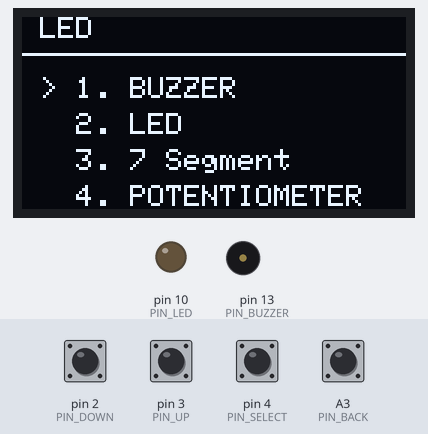
Bench run of a sketch on a simulated Arduino Uno, built with avr-gcc and run on an emulated ATmega328P. Shown: 128×64 one-colour display, output pins drawn as LEDs (lit = HIGH), buzzer (waves = sounding, pin HIGH). Inputs (shaded band) come from the test bench; at power-on: A3 (PIN_BACK), pin 2 (PIN_DOWN), pin 3 (PIN_UP), pin 4 (PIN_SELECT) HIGH.

Above: at 6.5 s.
6.6 s: pin 4 (PIN_SELECT) pulled LOW for 0.15 s
At 8.0 s:
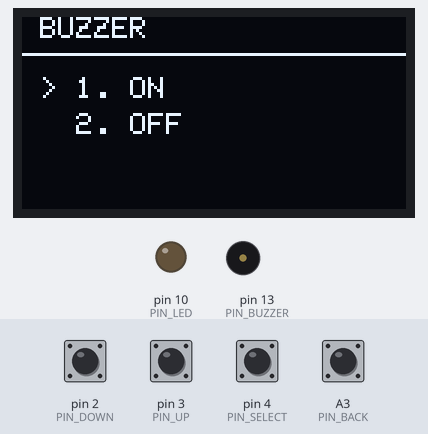
8.3 s: pin 4 (PIN_SELECT) pulled LOW for 1 s
At 10.3 s:
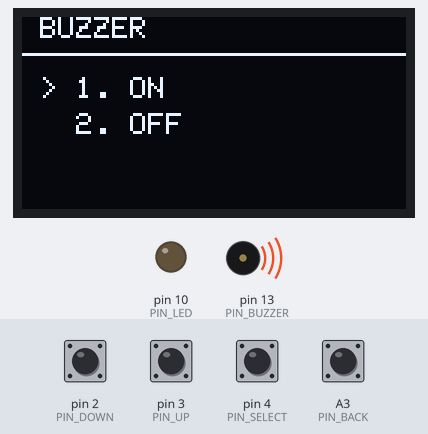
10.8 s: A3 (PIN_BACK) pulled LOW for 0.15 s
At 12.2 s:
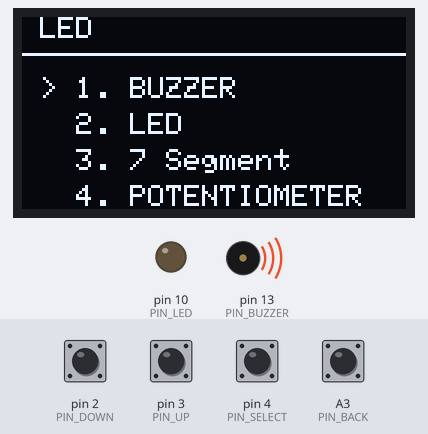
12.5 s: pin 2 (PIN_DOWN) pulled LOW for 0.15 s
At 13.9 s:
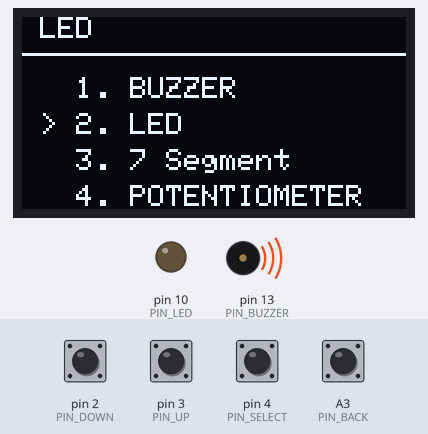
14.2 s: pin 4 (PIN_SELECT) pulled LOW for 0.15 s
At 15.6 s:
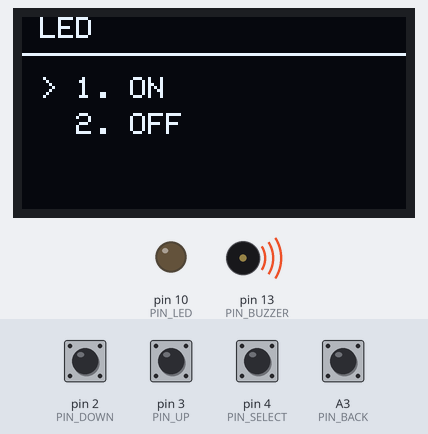
15.9 s: pin 2 (PIN_DOWN) pulled LOW for 1 s
At 18.2 s:
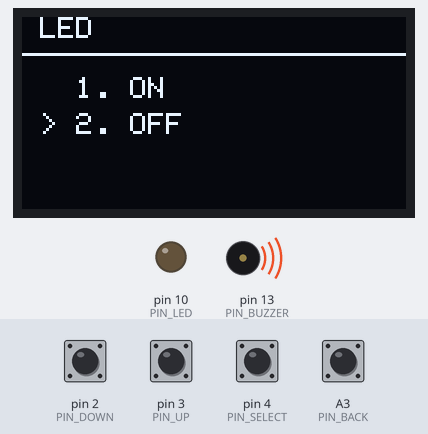
Timing chart, 0 to 19.4 s (numbered marks = the images above; inputs shaded):
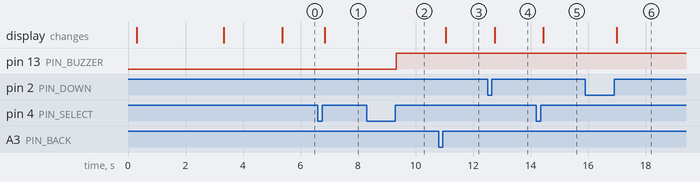

The sketch:

idk.ino
```cpp
#include <SPI.h>
#include <Wire.h>
#include <Adafruit_GFX.h>
#include <Adafruit_SH110X.h>
#define i2c_Address 0x3c  // initialize with the I2C addr 0x3C Typically eBay OLED's
#define SCREEN_WIDTH 128  // OLED display width, in pixels
#define SCREEN_HEIGHT 64  // OLED display height, in pixels
#define OLED_RESET -1     // QT-PY / XIAO
Adafruit_SH1106G display = Adafruit_SH1106G(SCREEN_WIDTH, SCREEN_HEIGHT, &Wire, OLED_RESET);

const int PIN_UP = 3;
const int PIN_DOWN = 2;
const int PIN_SELECT = 4;
const int PIN_BACK = A3;
const int PIN_BUZZER = 13;
const int PIN_POT = A0;
const int PIN_LED = 10;

bool lastUpState = 1;
bool lastDownState = 1;
bool lastSelectState = 1;
bool lastBackState = 1;
enum MenuState {
  STATE_MAIN_MENU,
  STATE_MENU_1,
  STATE_MENU_2,
  STATE_MENU_3,
  STATE_MENU_4
};

MenuState currentScreen = STATE_MAIN_MENU;
int menuIndex = 0;

void setup() {
  Serial.begin(115200);

  pinMode(PIN_UP, INPUT_PULLUP);
  pinMode(PIN_DOWN, INPUT_PULLUP);
  pinMode(PIN_SELECT, INPUT_PULLUP);
  pinMode(PIN_BACK, INPUT_PULLUP);
  pinMode(PIN_BUZZER, OUTPUT);
  pinMode(PIN_POT, INPUT);
  pinMode(PIN_LED, OUTPUT);

  delay(250);                        // wait for the OLED to power up
  display.begin(i2c_Address, true);  // Address 0x3C default
  display.clearDisplay();
  display.setTextSize(2);
  display.setTextColor(SH110X_WHITE);
  display.setCursor(16, 25);
  display.print("XI TEI 2");
  display.display();
  delay(3000);
  display.clearDisplay();
  display.setTextSize(2);
  display.setCursor(40, 25);
  display.print("DAVI");
  display.display();
  delay(2000);
  display.setTextSize(1);
}

void loop() {
  handleButtons();
  drawScreen();
}

void handleButtons() {
  bool currentUp = digitalRead(PIN_UP);
  bool currentDown = digitalRead(PIN_DOWN);
  bool currentSelect = digitalRead(PIN_SELECT);
  bool currentBack = digitalRead(PIN_BACK);

  if (lastBackState == 0 && currentBack == 1) {
    if (currentScreen != STATE_MAIN_MENU) {
      currentScreen = STATE_MAIN_MENU;
      menuIndex = 0;
    }
    delay(50);
  }
  lastBackState = currentBack;

  if (lastUpState == 0 && currentUp == 1) {
    menuIndex--;
    if (menuIndex < 0) {
      if (currentScreen == STATE_MAIN_MENU) menuIndex = 3;
      else if (currentScreen == STATE_MENU_1 && menuIndex < 1) menuIndex = 0;
      else if (currentScreen == STATE_MENU_2 && menuIndex < 1) menuIndex = 0;
    }
    delay(50);
  }
  lastUpState = currentUp;

  if (lastDownState == 0 && currentDown == 1) {
    menuIndex++;
    if (currentScreen == STATE_MAIN_MENU && menuIndex > 3) menuIndex = 0;
    else if (currentScreen == STATE_MENU_1 && menuIndex > 1) menuIndex = 0;
    else if (currentScreen == STATE_MENU_2 && menuIndex > 1) menuIndex = 0;

    delay(50);
  }
  lastDownState = currentDown;

  if (lastSelectState == 0 && currentSelect == 1) {
    executeSelection();
    delay(50);
  }
  lastSelectState = currentSelect;
}


void executeSelection() {
  switch (currentScreen) {
    case STATE_MAIN_MENU:
      if (menuIndex == 0) {
        currentScreen = STATE_MENU_1;
        menuIndex = 0;
      } else if (menuIndex == 1) {
        currentScreen = STATE_MENU_2;
        menuIndex = 0;
      } else if (menuIndex == 2) {
        currentScreen = STATE_MENU_3;
        menuIndex = 0;
      } else if (menuIndex == 3) {
        currentScreen = STATE_MENU_4;
        menuIndex = 0;
      }
      break;

    case STATE_MENU_1:
      if (menuIndex == 0) {
        digitalWrite(PIN_BUZZER, 1);
      } else if (menuIndex == 1) {
        digitalWrite(PIN_BUZZER, 0);
      }
      break;

    case STATE_MENU_2:
      if (menuIndex == 0) {
        digitalWrite(PIN_LED, 1);
      } else if (menuIndex == 1) {
        digitalWrite(PIN_LED, 0);
      }
      break;
  }
}

void drawScreen() {
  display.clearDisplay();
  display.setCursor(0, 0);
  switch (currentScreen) {
    case STATE_MAIN_MENU:
      display.println(F(" LED "));
      display.drawLine(0, 12, SCREEN_WIDTH, 12, SH110X_WHITE);
      drawItem(0, "1. BUZZER");
      drawItem(1, "2. LED");
      drawItem(2, "3. 7 Segment");
      drawItem(3, "4. POTENTIOMETER");
      break;

    case STATE_MENU_1:
      display.println(F(" BUZZER "));
      display.drawLine(0, 12, SCREEN_WIDTH, 12, SH110X_WHITE);
      drawItem(0, "1. ON");
      drawItem(1, "2. OFF");
      break;

    case STATE_MENU_2:
      display.println(F(" LED "));
      display.drawLine(0, 12, SCREEN_WIDTH, 12, SH110X_WHITE);
      drawItem(0, "1. ON");
      drawItem(1, "2. OFF");
      break;

    case STATE_MENU_3:
      display.println(F(" 7 SEGMENT "));
      display.drawLine(0, 12, SCREEN_WIDTH, 12, SH110X_WHITE);
      break;
    case STATE_MENU_4:
      display.println(F("POTENTIOMETER "));
      display.drawLine(0, 12, SCREEN_WIDTH, 12, SH110X_WHITE);
      drawLoadingBar(); break;
  }
  display.display();
}

void drawLoadingBar() {
  int filledWidth = map(analogRead(PIN_POT), 0, 1023, 0, 118);
  display.drawRect(5, 27, 118, 10, SH110X_WHITE);
  if (filledWidth > 4) {
    display.fillRect(5 + 2, 27 + 2, filledWidth - 4, 10 - 4, SH110X_WHITE);
  }
}

void drawItem(int index, String label) {
  display.setCursor(6, 20 + (index * 12));
  if (index == menuIndex) display.print(F("> "));
  else display.print(F("  "));
  display.println(label);
}
```

Measured:
- after the input at 6.6 s, the display: changes after 0.25 s (image 1)
- after the input at 8.3 s, pin 13 (PIN_BUZZER): LOW → HIGH after 1.0 s
- after the input at 10.8 s, the display: changes after 0.24 s (image 3)
- after the input at 12.5 s, the display: changes after 0.26 s (image 4)
- after the input at 14.2 s, the display: changes after 0.24 s (image 5)
- after the input at 15.9 s, the display: changes after 1.1 s (image 6)
